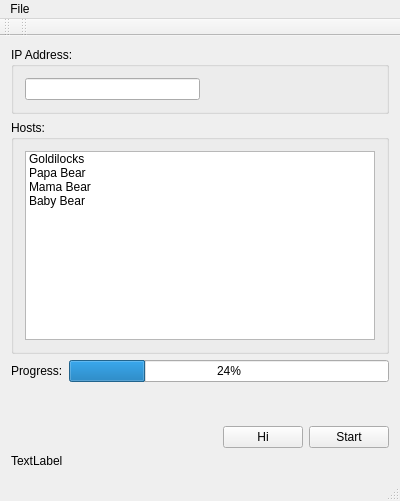
<?xml version="1.0" encoding="UTF-8"?>
<ui version="4.0">
 <class>MainWindow</class>
 <widget class="QMainWindow" name="MainWindow">
  <property name="geometry">
   <rect>
    <x>0</x>
    <y>0</y>
    <width>400</width>
    <height>501</height>
   </rect>
  </property>
  <property name="windowTitle">
   <string>NitroQt</string>
  </property>
  <widget class="QWidget" name="centralWidget">
   <layout class="QVBoxLayout" name="verticalLayout">
    <item>
     <layout class="QHBoxLayout" name="horizontalLayout"/>
    </item>
    <item>
     <widget class="QGroupBox" name="groupBox">
      <property name="title">
       <string>IP Address:</string>
      </property>
      <layout class="QHBoxLayout" name="horizontalLayout_4">
       <item>
        <widget class="QLineEdit" name="lineEdit_ipAddress"/>
       </item>
       <item>
        <spacer name="horizontalSpacer">
         <property name="orientation">
          <enum>Qt::Horizontal</enum>
         </property>
         <property name="sizeHint" stdset="0">
          <size>
           <width>40</width>
           <height>20</height>
          </size>
         </property>
        </spacer>
       </item>
      </layout>
     </widget>
    </item>
    <item>
     <widget class="QGroupBox" name="groupBox_2">
      <property name="title">
       <string>Hosts:</string>
      </property>
      <layout class="QHBoxLayout" name="horizontalLayout_2">
       <item>
        <widget class="QListWidget" name="listWidget_HostNames">
         <item>
          <property name="text">
           <string>Goldilocks</string>
          </property>
         </item>
         <item>
          <property name="text">
           <string>Papa Bear</string>
          </property>
         </item>
         <item>
          <property name="text">
           <string>Mama Bear</string>
          </property>
         </item>
         <item>
          <property name="text">
           <string>Baby Bear</string>
          </property>
         </item>
        </widget>
       </item>
      </layout>
     </widget>
    </item>
    <item>
     <layout class="QHBoxLayout" name="horizontalLayout_3">
      <item>
       <widget class="QLabel" name="label">
        <property name="text">
         <string>Progress:</string>
        </property>
       </widget>
      </item>
      <item>
       <widget class="QProgressBar" name="progressBar">
        <property name="value">
         <number>24</number>
        </property>
       </widget>
      </item>
     </layout>
    </item>
    <item>
     <spacer name="verticalSpacer">
      <property name="orientation">
       <enum>Qt::Vertical</enum>
      </property>
      <property name="sizeHint" stdset="0">
       <size>
        <width>20</width>
        <height>40</height>
       </size>
      </property>
     </spacer>
    </item>
    <item>
     <layout class="QHBoxLayout" name="horizontalLayout_5">
      <item>
       <spacer name="horizontalSpacer_2">
        <property name="orientation">
         <enum>Qt::Horizontal</enum>
        </property>
        <property name="sizeHint" stdset="0">
         <size>
          <width>40</width>
          <height>20</height>
         </size>
        </property>
       </spacer>
      </item>
      <item>
       <widget class="QPushButton" name="hiButton">
        <property name="text">
         <string>Hi</string>
        </property>
       </widget>
      </item>
      <item>
       <widget class="QPushButton" name="startButton">
        <property name="text">
         <string>Start</string>
        </property>
       </widget>
      </item>
     </layout>
    </item>
    <item>
     <widget class="QLabel" name="jobCountLabel">
      <property name="text">
       <string>TextLabel</string>
      </property>
     </widget>
    </item>
   </layout>
  </widget>
  <widget class="QMenuBar" name="menuBar">
   <property name="geometry">
    <rect>
     <x>0</x>
     <y>0</y>
     <width>400</width>
     <height>21</height>
    </rect>
   </property>
   <widget class="QMenu" name="menuFile">
    <property name="title">
     <string>File</string>
    </property>
   </widget>
   <addaction name="menuFile"/>
  </widget>
  <widget class="QToolBar" name="mainToolBar">
   <attribute name="toolBarArea">
    <enum>TopToolBarArea</enum>
   </attribute>
   <attribute name="toolBarBreak">
    <bool>false</bool>
   </attribute>
  </widget>
  <widget class="QStatusBar" name="statusBar"/>
  <widget class="QToolBar" name="toolBar">
   <property name="windowTitle">
    <string>toolBar</string>
   </property>
   <attribute name="toolBarArea">
    <enum>TopToolBarArea</enum>
   </attribute>
   <attribute name="toolBarBreak">
    <bool>false</bool>
   </attribute>
  </widget>
  <action name="actionExit">
   <property name="text">
    <string>Exit</string>
   </property>
  </action>
 </widget>
 <layoutdefault spacing="6" margin="11"/>
 <resources/>
 <connections/>
</ui>
